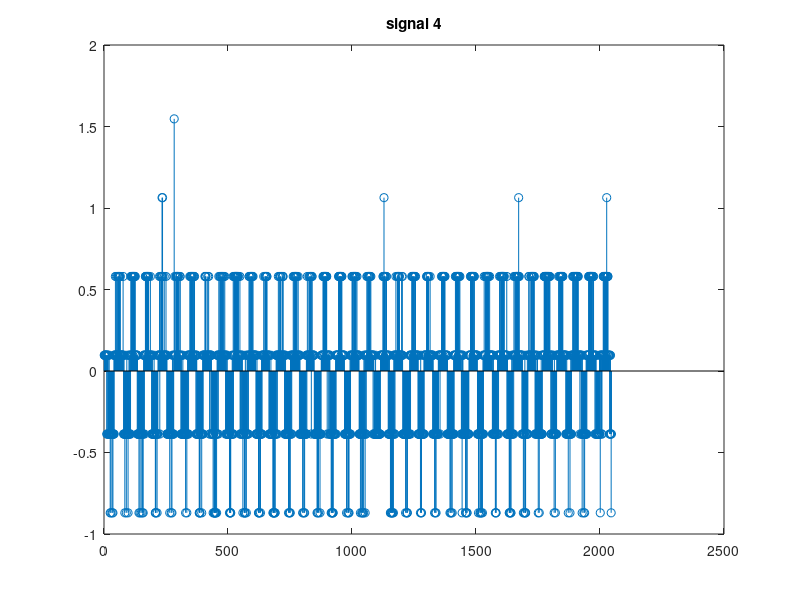
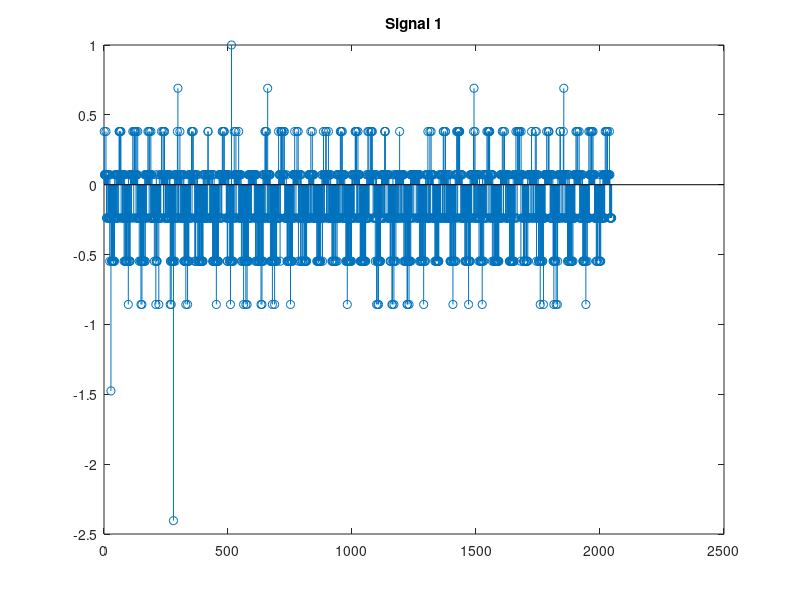
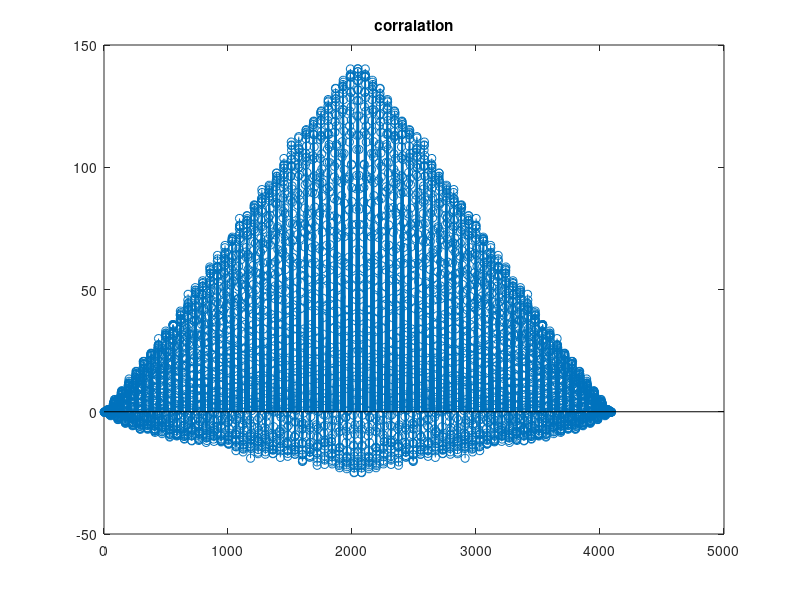

Source code (MATLAB) for these figures, in order: (Note: this script raises an error after producing the figures.)
fs = 42000;
T = 1/fs;
N = 2047;
d=3*.0475;

clear M

% M = csvread('459Hz_90d_70cm.csv');
% M = csvread('459Hz_80d_70cm.csv');
% M = csvread('459Hz_70d_70cm.csv');
% M = csvread('459Hz_60d_70cm.csv');
 M = csvread('459Hz_50d_70cm.csv');
% M = csvread('dataTestLong.csv');
figure(1)
stem(M(2:end,4))
title('signal 4')
%M(:,1)-min(M(:,1)); 
M(:,1)=M(:,1)./max(M(:,1));
% M(:,2) = M(:,2)/max(M(:,2));
M(:,4) = M(:,4)./max(M(:,4));
%B =M(:,4)-min(M(:,4));% = M(:,4)/max(M(:,4));

% for j = 1:4
%     for i = 3:length(M(:,1))
%         M(i,j)= mean(M(i-2:i,j));
%     end
% end
figure(2)
stem(M(:,1))
title('Signal 1')
theta=0;
N=2047;
for i = [0:4]
    
   % corrAD= xcorr(M(1+(b*i):b*(i+1),1),M(1+(b*i):b*(i+1),4));
corrAD= xcorr((M(:,1)));
corrAD(N) = corrAD(N)/9;
    [a4,k] = max(abs(corrAD));
    figure(3);
    stem(corrAD);
    title('corralation')
    temp = acos(-N+k*343/(fs*d));
    theta = theta + temp;


end
temp*180/pi;
% 
% corrAD= xcorr(A, B);
% 
% [x, l] = max(abs(corrAD));
% 
% lag = abs(N/2 - l);
% 
% asdf =acosd(l/d)

aoeu4 = fft(M(:,4));
aoeu1 =fft(M(:,1));

mag4 = abs(aoeu4);
mag1 = abs(aoeu1);
[a4,b4]=max(mag4  );
[a1,b1] = max( mag1);
mag4 = mag4.*.01;
mag1 = mag1.*.01;
mag4(b4)=a4;
mag4(1)=0;
mag1(b1)=a1;
mag1(1)=0;
clean4 = real(ifft(mag4.*exp(j*(phase(aoeu4)))));
clean1 = real(ifft(mag1.*exp(j*(phase(aoeu1)))));
figure(5)
subplot(2,1,1)
stem(clean1)
subplot(2,1,2)
stem(clean4)

corrAD = xcorr(clean1(100:300)./max(clean1),clean4(100:300)./max(clean4));
N=200;
d=3*.0475;
figure(6)
stem(corrAD)
[a4,k] = max(corrAD);
    title('corralation')
    temp = acos(abs(-N+k)*343/(fs*d))*180/pi
% 
% delay  =((-800+k)*343/fs);
% abs((delay^2 + d^2)/(2*delay - 2*d*cos(pi/2-theta)))